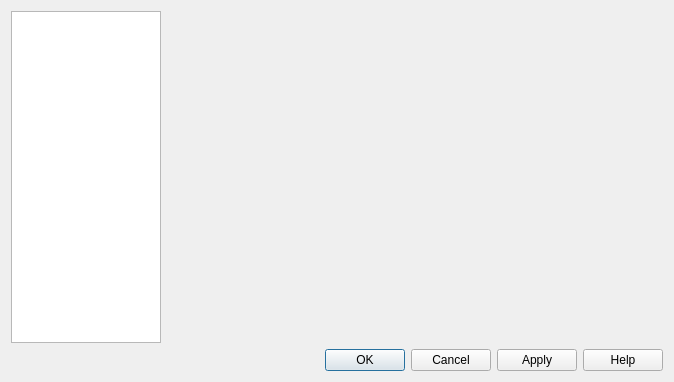
<?xml version="1.0" encoding="UTF-8"?>
<ui version="4.0">
 <class>preferencesDialog</class>
 <widget class="QDialog" name="preferencesDialog">
  <property name="geometry">
   <rect>
    <x>0</x>
    <y>0</y>
    <width>674</width>
    <height>382</height>
   </rect>
  </property>
  <property name="windowTitle">
   <string>Preferences</string>
  </property>
  <layout class="QGridLayout" name="gridLayout">
   <item row="1" column="0" colspan="2">
    <widget class="QDialogButtonBox" name="buttonBox">
     <property name="orientation">
      <enum>Qt::Horizontal</enum>
     </property>
     <property name="standardButtons">
      <set>QDialogButtonBox::Apply|QDialogButtonBox::Cancel|QDialogButtonBox::Help|QDialogButtonBox::Ok</set>
     </property>
    </widget>
   </item>
   <item row="0" column="0">
    <widget class="QListWidget" name="listSections">
     <property name="sizePolicy">
      <sizepolicy hsizetype="Expanding" vsizetype="Expanding">
       <horstretch>0</horstretch>
       <verstretch>0</verstretch>
      </sizepolicy>
     </property>
     <property name="minimumSize">
      <size>
       <width>150</width>
       <height>0</height>
      </size>
     </property>
     <property name="maximumSize">
      <size>
       <width>150</width>
       <height>16777215</height>
      </size>
     </property>
     <property name="iconSize">
      <size>
       <width>0</width>
       <height>0</height>
      </size>
     </property>
     <property name="movement">
      <enum>QListView::Static</enum>
     </property>
     <property name="resizeMode">
      <enum>QListView::Adjust</enum>
     </property>
     <property name="spacing">
      <number>0</number>
     </property>
     <property name="viewMode">
      <enum>QListView::ListMode</enum>
     </property>
     <property name="uniformItemSizes">
      <bool>true</bool>
     </property>
    </widget>
   </item>
   <item row="0" column="1">
    <widget class="QStackedWidget" name="stackedPages">
     <property name="sizePolicy">
      <sizepolicy hsizetype="Expanding" vsizetype="Expanding">
       <horstretch>1</horstretch>
       <verstretch>0</verstretch>
      </sizepolicy>
     </property>
     <property name="minimumSize">
      <size>
       <width>450</width>
       <height>300</height>
      </size>
     </property>
    </widget>
   </item>
  </layout>
 </widget>
 <tabstops>
  <tabstop>listSections</tabstop>
  <tabstop>buttonBox</tabstop>
 </tabstops>
 <connections>
  <connection>
   <sender>buttonBox</sender>
   <signal>accepted()</signal>
   <receiver>preferencesDialog</receiver>
   <slot>accept()</slot>
   <hints>
    <hint type="sourcelabel">
     <x>248</x>
     <y>254</y>
    </hint>
    <hint type="destinationlabel">
     <x>157</x>
     <y>274</y>
    </hint>
   </hints>
  </connection>
  <connection>
   <sender>buttonBox</sender>
   <signal>rejected()</signal>
   <receiver>preferencesDialog</receiver>
   <slot>reject()</slot>
   <hints>
    <hint type="sourcelabel">
     <x>316</x>
     <y>260</y>
    </hint>
    <hint type="destinationlabel">
     <x>286</x>
     <y>274</y>
    </hint>
   </hints>
  </connection>
 </connections>
</ui>
